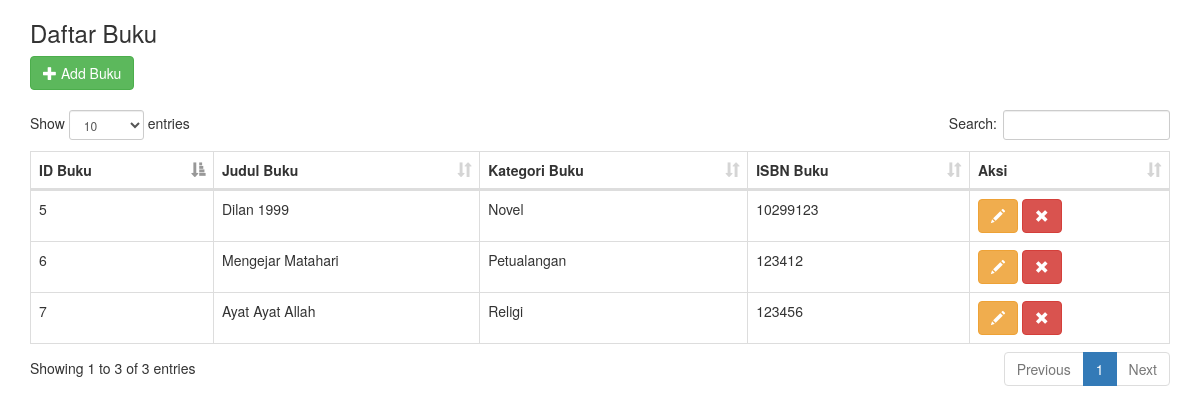
The page / on the database its author committed.
### tables this page shows
CREATE TABLE IF NOT EXISTS `buku` (
`id_buku` int(10) NOT NULL,
  `judul_buku` varchar(50) NOT NULL,
  `kategori_buku` varchar(20) NOT NULL,
  `isbn_buku` int(10) NOT NULL
);

### application/controllers/Buku.php (called while the page is built, shortened)
<?php
 class Buku extends CI_Controller{
 	public function __construct(){
 		$this->load->model('m_buku');
 	}
 	public function index(){
 		$data['buku'] = $this->m_buku->get_all_buku();
 		$this->load->view('v_buku', $data);
 	}
 }

### index.php (called while the page is built, shortened)
<?php
require_once BASEPATH.'core/CodeIgniter.php';

### application/models/M_buku.php (called while the page is built, shortened)
<?php
	class M_buku extends CI_Model{
		public function get_all_buku(){
			$this->db->from('buku');
			$query = $this->db->get();
			return $query -> result();
		}
	}

### application/views/v_buku.php (the view, shortened to what this page needs)
<!DOCTYPE html>
<html lang="en">
<head>
	<link rel="stylesheet" href="<?php echo base_url('assets/bootstrap/css/bootstrap.min.css') ;?>">
	<link rel="stylesheet" href="<?php echo base_url('assets/datatables/css/dataTables.bootstrap.css') ;?>">
</head>
<body>
	<div class="container">
		<h3>Daftar Buku</h3>
		<button class="btn btn-success" onclick="tambah_buku()"><i class="glyphicon glyphicon-plus"></i> Add Buku</button>
		<br>
		<br>
	<table id="id_table" class="table table-stripped table-bordered" >
		<thead>
			<tr>
				<th>ID Buku</th>
				<th>Judul Buku</th>
				<th>Kategori Buku</th>
				<th>ISBN Buku</th>
				<th>Aksi</th>
			</tr>
		</thead>
		<tbody>
		<?php
		foreach($buku as $cb){
			?>
			<tr>
				<td><?php echo $cb->id_buku ;?></td>
				<td><?php echo $cb->judul_buku ;?></td>
				<td><?php echo $cb->kategori_buku ;?></td>
				<td><?php echo $cb->isbn_buku ;?></td>
				<td>
					<button class="btn btn-warning" onclick="edit_buku(<?php echo $cb->id_buku; ?>)"><i class="glyphicon glyphicon-pencil"></i></button>
					<button class="btn btn-danger" onclick="hapus_buku(<?php echo $cb->id_buku; ?>)"><i class="glyphicon glyphicon-remove"></i></button>
				</td>
			</tr>
			<?php
			}
			?>
		</tbody>
	</table>
	</div>
</body>
</html>

### rows shown on the page
buku: id_buku "5", judul_buku "Dilan 1999", kategori_buku "Novel", isbn_buku "10299123"
buku: id_buku "6", judul_buku "Mengejar Matahari", kategori_buku "Petualangan", isbn_buku "123412"
buku: id_buku "7", judul_buku "Ayat Ayat Allah", kategori_buku "Religi", isbn_buku "123456"
